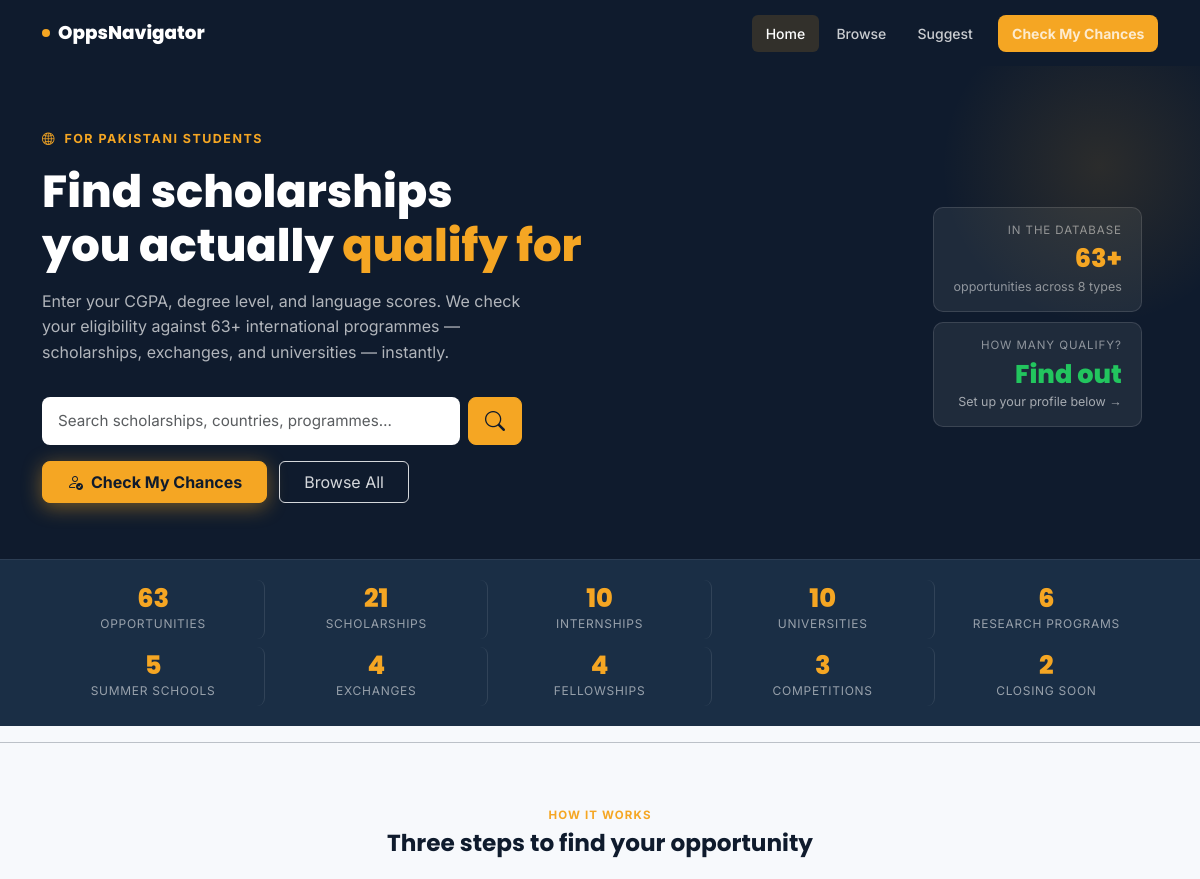
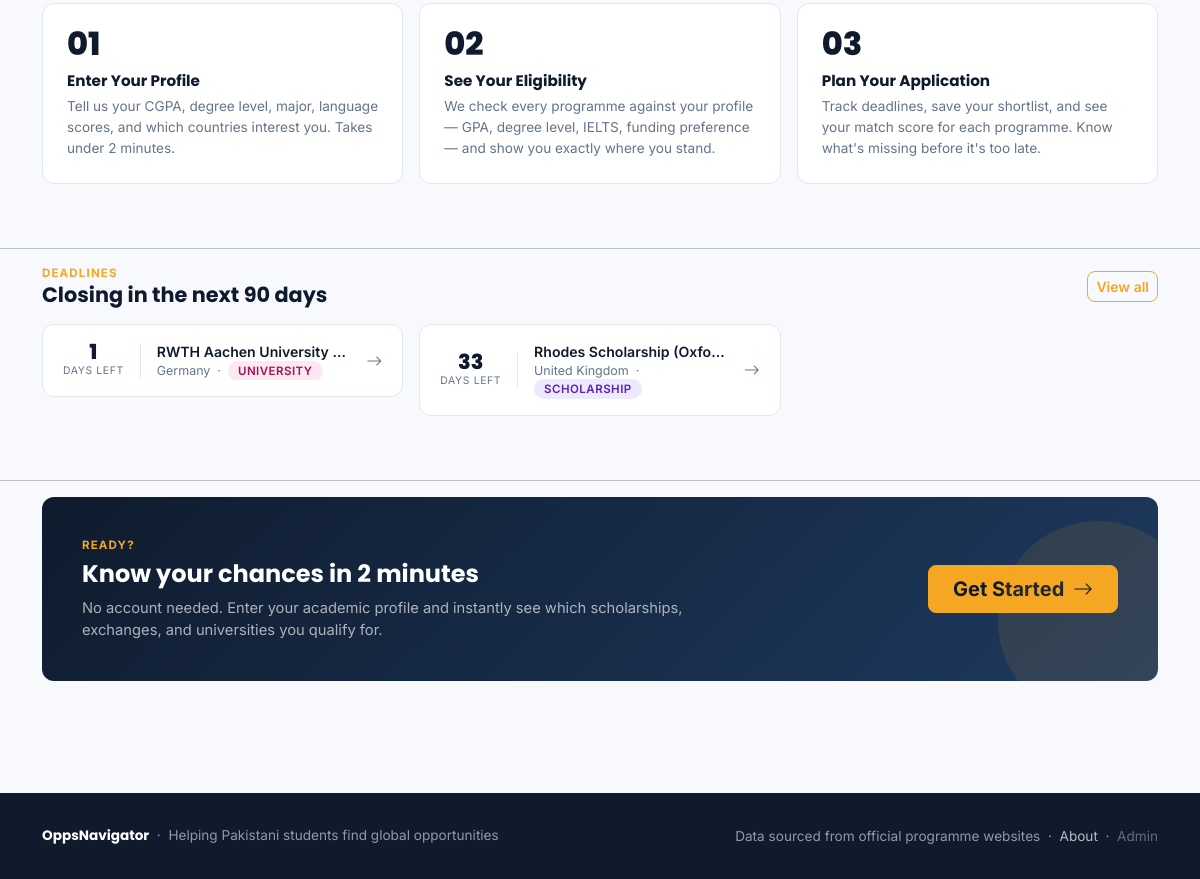
The page / on the database its author committed (2 pictures, top to bottom).
### tables this page shows
CREATE TABLE opportunities (
            id              INTEGER PRIMARY KEY AUTOINCREMENT,
            name            TEXT    NOT NULL,
            country         TEXT    NOT NULL,
            region          TEXT    NOT NULL DEFAULT 'Global',
            type            TEXT    NOT NULL,
            degree_levels   TEXT    NOT NULL,
            fields          TEXT    NOT NULL DEFAULT 'All',
            min_gpa         REAL    NOT NULL DEFAULT 0.0,
            ielts_required  INTEGER NOT NULL DEFAULT 0,
            min_ielts       REAL,
            toefl_required  INTEGER NOT NULL DEFAULT 0,
            min_toefl       INTEGER,
            funding_type    TEXT    NOT NULL,
            deadline        TEXT,
            description     TEXT,
            official_link   TEXT,
            roadmap         TEXT,
            created_at      TEXT    DEFAULT (datetime('now'))
        , eligible_nationalities TEXT DEFAULT '', opening_date TEXT, application_status TEXT NOT NULL DEFAULT 'Open');

### app.py (the view)
@app.route("/")
def index():
    q = request.args.get("q", "").strip()
    if q:
        return redirect(url_for('search', q=q))
    opportunities = db.get_all_opportunities()
    stats = {t: 0 for t in OPP_TYPES}
    for opp in opportunities:
        stats[opp["type"]] = stats.get(opp["type"], 0) + 1
    upcoming = []
    for opp in opportunities:
        dl = opp["deadline"]
        if dl and dl.lower() != "rolling":
            try:
                dl_date = datetime.strptime(dl, "%Y-%m-%d").date()
                days_left = (dl_date - date.today()).days
                if 0 <= days_left <= 90:
                    upcoming.append({"opp": opp, "days_left": days_left})
            except ValueError:
                pass
    upcoming.sort(key=lambda x: x["days_left"])
    TYPE_LABELS = {
        "Scholarship":      "Scholarships",
        "Exchange":         "Exchanges",
        "University":       "Universities",
        "Internship":       "Internships",
        "Research Program": "Research Programs",
        "Fellowship":       "Fellowships",
        "Summer School":    "Summer Schools",
        "Competition":      "Competitions",
    }
    sorted_types = sorted(stats.items(), key=lambda kv: kv[1], reverse=True)
    top_stats = [
        (TYPE_LABELS.get(t, t), n, t) for t, n in sorted_types if n > 0
    ]
    return render_template("index.html", stats=stats, upcoming=upcoming[:6],
                           total=len(opportunities), regions=REGIONS,
                           top_stats=top_stats)

### app.py (called while the page is built)
@app.context_processor
def inject_globals():
    return {"today": date.today(), "current_year": date.today().year,
            "opp_types": OPP_TYPES}

### database.py (called while the page is built)
def get_db():
    conn = sqlite3.connect(DATABASE)
    conn.row_factory = sqlite3.Row
    return conn

def get_all_opportunities():
    conn = get_db()
    rows = conn.execute("SELECT * FROM opportunities ORDER BY deadline ASC").fetchall()
    conn.close()
    return rows

### templates/index.html (shortened to what this page needs)
{% extends "base.html" %}
{% block content %}
<section class="hero">
  <div class="container">
    <div class="row align-items-center">
      <div class="col-lg-7">
        <p class="hero-eyebrow"><i class="bi bi-globe2 me-1"></i> For Pakistani Students</p>
        <h1>Find scholarships <br>you actually <em>qualify for</em></h1>
        <p class="hero-sub">
          Enter your CGPA, degree level, and language scores.
          We check your eligibility against {{ total }}+ international programmes
          — scholarships, exchanges, and universities — instantly.
        </p>
        <form action="{{ url_for('index') }}" method="GET" class="mb-3">
          <div class="d-flex gap-2" style="max-width:480px;">
            <input type="text" name="q" class="form-control form-control-lg"
                   placeholder="Search scholarships, countries, programmes…"
                   style="border-radius:var(--radius-sm);border:none;font-size:.95rem;"
                   value="{{ request.args.get('q','') }}" />
            <button type="submit" class="btn btn-primary btn-lg px-3" style="white-space:nowrap;">
              <i class="bi bi-search"></i>
            </button>
          </div>
        </form>
        <div class="hero-actions align-items-center">
          <a href="{{ url_for('profile') }}" class="btn btn-primary px-4 py-2"
             style="font-size:1rem;font-weight:700;box-shadow:0 4px 20px rgba(245,166,35,0.45);white-space:nowrap;width:auto;">
            <i class="bi bi-person-check me-2"></i>Check My Chances
          </a>
          <a href="{{ url_for('search') }}" class="btn btn-outline-light px-4 py-2"
             style="font-size:1rem;opacity:.85;white-space:nowrap;width:auto;">
            Browse All
          </a>
        </div>
      </div>
      <div class="col-lg-5 d-none d-lg-block text-end">
        <div style="display:inline-flex; flex-direction:column; gap:10px; padding:1rem;">
          {% if hero_stats %}
          <div style="background:rgba(255,255,255,0.07); border:1px solid rgba(255,255,255,0.12); border-radius:10px; padding:0.9rem 1.2rem; color:#fff;">
            <div style="font-size:0.72rem; color:rgba(255,255,255,0.5); text-transform:uppercase; letter-spacing:.08em;">You're eligible for</div>
            <div style="font-family:'Poppins',sans-serif; font-size:1.6rem; font-weight:800; color:#22C55E;">{{ hero_stats.eligible_count }} programmes</div>
            <div style="font-size:0.78rem; color:rgba(255,255,255,0.5);">based on your profile</div>
          </div>
          {% if hero_stats.top_match %}
          <div style="background:rgba(255,255,255,0.07); border:1px solid rgba(255,255,255,0.12); border-radius:10px; padding:0.9rem 1.2rem; color:#fff;">
            <div style="font-size:0.72rem; color:rgba(255,255,255,0.5); text-transform:uppercase; letter-spacing:.08em;">Top Match</div>
            <div style="font-family:'Poppins',sans-serif; font-size:1.6rem; font-weight:800; color:var(--amber);">{{ hero_stats.top_score }} / 100</div>
            <div style="font-size:0.78rem; color:#22C55E;">✓ {{ hero_stats.top_match }}</div>
          </div>
          {% endif %}
          {% else %}
          <div style="background:rgba(255,255,255,0.07); border:1px solid rgba(255,255,255,0.12); border-radius:10px; padding:0.9rem 1.2rem; color:#fff;">
            <div style="font-size:0.72rem; color:rgba(255,255,255,0.5); text-transform:uppercase; letter-spacing:.08em;">In the database</div>
            <div style="font-family:'Poppins',sans-serif; font-size:1.6rem; font-weight:800; color:var(--amber);">{{ total }}+</div>
            <div style="font-size:0.78rem; color:rgba(255,255,255,0.5);">opportunities across 8 types</div>
          </div>
          <div style="background:rgba(255,255,255,0.07); border:1px solid rgba(255,255,255,0.12); border-radius:10px; padding:0.9rem 1.2rem; color:#fff;">
            <div style="font-size:0.72rem; color:rgba(255,255,255,0.5); text-transform:uppercase; letter-spacing:.08em;">How many qualify?</div>
            <div style="font-family:'Poppins',sans-serif; font-size:1.6rem; font-weight:800; color:#22C55E;">Find out</div>
            <div style="font-size:0.78rem; color:rgba(255,255,255,0.6);">Set up your profile below →</div>
          </div>
          {% endif %}
        </div>
      </div>
    </div>
  </div>
</section>
<div class="stat-strip">
  <div class="container">
    <div class="stat-grid">
      <a href="{{ url_for('search') }}" class="stat-item stat-item-link">
        <div class="stat-num">{{ total }}</div>
        <div class="stat-lbl">Opportunities</div>
      </a>
      {% for type_label, count, type_value in top_stats %}
      <a href="{{ url_for('search', opp_type=type_value) }}" class="stat-item stat-item-link">
        <div class="stat-num">{{ count }}</div>
        <div class="stat-lbl">{{ type_label }}</div>
      </a>
      {% endfor %}
      <a href="#closing-soon" class="stat-item stat-item-link">
        <div class="stat-num">{{ upcoming|length }}</div>
        <div class="stat-lbl">Closing Soon</div>
      </a>
    </div>
  </div>
</div>
<hr class="section-sep">
<section class="py-5" style="padding-top:3rem!important;">
  <div class="container">
    <p class="section-label text-center">How it works</p>
    <h2 class="text-center fw-bold mb-4" style="font-size:1.45rem;">Three steps to find your opportunity</h2>
    <div class="row g-3">
      <div class="col-md-4">
        <div class="step-card">
          <div class="step-num">01</div>
          <h5>Enter Your Profile</h5>
          <p>Tell us your CGPA, degree level, major, language scores, and which countries interest you. Takes under 2 minutes.</p>
        </div>
      </div>
      <div class="col-md-4">
        <div class="step-card">
          <div class="step-num">02</div>
          <h5>See Your Eligibility</h5>
          <p>We check every programme against your profile — GPA, degree level, IELTS, funding preference — and show you exactly where you stand.</p>
        </div>
      </div>
      <div class="col-md-4">
        <div class="step-card">
          <div class="step-num">03</div>
          <h5>Plan Your Application</h5>
          <p>Track deadlines, save your shortlist, and see your match score for each programme. Know what's missing before it's too late.</p>
        </div>
      </div>
    </div>
  </div>
</section>
<hr class="section-sep">
{% if upcoming %}
<section class="pb-5" id="closing-soon">
  <div class="container">
    <div class="d-flex align-items-center justify-content-between mb-3">
      <div>
        <p class="section-label mb-0">Deadlines</p>
        <h2 class="fw-bold mb-0" style="font-size:1.3rem;">Closing in the next 90 days</h2>
      </div>
      <a href="{{ url_for('search') }}" class="btn btn-outline-primary btn-sm">View all</a>
    </div>
    <div class="row g-3">
      {% for item in upcoming %}
      <div class="col-md-6 col-xl-4">
        <a href="{{ url_for('opportunity_detail', opp_id=item.opp.id) }}" style="text-decoration:none; color:inherit;">
          <div class="dl-card">
            <div class="dl-days">
              <div class="num">{{ item.days_left }}</div>
              <div class="lbl">days left</div>
            </div>
            <div class="flex-grow-1 overflow-hidden">
              <div class="fw-600" style="font-size:0.88rem; font-weight:600; white-space:nowrap; overflow:hidden; text-overflow:ellipsis;">{{ item.opp.name }}</div>
              <div style="font-size:0.78rem; color:var(--text-muted);">{{ item.opp.country }} &nbsp;·&nbsp;
                <span class="badge-type badge-{{ item.opp.type | lower | replace(' ','-') }}">{{ item.opp.type }}</span>
              </div>
            </div>
            <i class="bi bi-arrow-right" style="color:var(--text-muted);"></i>
          </div>
        </a>
      </div>
      {% endfor %}
    </div>
  </div>
</section>
{% endif %}
<hr class="section-sep">
<section class="pb-5">
  <div class="container">
    <div class="cta-banner">
      <div class="row align-items-center">
        <div class="col-lg-8">
          <p class="section-label">Ready?</p>
          <h2 class="fw-bold text-white mb-2" style="font-size:1.5rem;">Know your chances in 2 minutes</h2>
          <p style="color:rgba(255,255,255,0.65); font-size:0.92rem; margin:0;">
            No account needed. Enter your academic profile and instantly see which
            scholarships, exchanges, and universities you qualify for.
          </p>
        </div>
        <div class="col-lg-4 mt-3 mt-lg-0 text-lg-end">
          <a href="{{ url_for('profile') }}" class="btn btn-primary btn-lg px-4">
            Get Started <i class="bi bi-arrow-right ms-1"></i>
          </a>
        </div>
      </div>
    </div>
  </div>
</section>
{% endblock %}

### templates/base.html (style rules this page uses)
:root { --navy: #0F1B2D; --navy-mid: #1A2E45; --amber: #F5A623; --amber-light: #FEF3DC; --green: #22C55E; --green-light: #DCFCE7; --red: #EF4444; --red-light: #FEE2E2; --yellow: #F59E0B; --yellow-light:#FEF9C3; --ground: #F7F9FC; --card-bg: #FFFFFF; --text-main: #0F1B2D; --text-muted: #64748B; --border: #E2E8F0; --radius: 12px; --radius-sm: 8px; }
*, *::before, *::after { box-sizing: border-box; }
body { font-family: 'Inter', sans-serif; background: var(--ground); color: var(--text-main); min-height: 100vh; }
h1, h2, h3, h4, h5, h6, .font-display { font-family: 'Poppins', sans-serif; }
a { color: var(--amber); text-decoration: none; }
.badge-type { font-size: 0.72rem; font-weight: 600; letter-spacing: 0.04em; text-transform: uppercase; border-radius: 20px; padding: 3px 10px; }
.badge-scholarship { background: #EDE9FE; color: #5B21B6; }
.badge-university { background: #FCE7F3; color: #9D174D; }
.btn-primary { background: var(--amber); border-color: var(--amber); color: var(--navy); font-weight: 700; border-radius: var(--radius-sm); }
.btn-outline-primary { border-color: var(--amber); color: var(--amber); font-weight: 600; border-radius: var(--radius-sm); }
.section-label { font-size: 0.72rem; font-weight: 700; text-transform: uppercase; letter-spacing: 0.1em; color: var(--amber); margin-bottom: 6px; }

### templates/index.html (style rules this page uses)
.hero { background: var(--navy); padding: 4rem 0 3.5rem; position: relative; overflow: hidden; }
.hero::before { content: ''; position: absolute; top: -60px; right: -60px; width: 320px; height: 320px; border-radius: 50%; background: radial-gradient(circle, rgba(245,166,35,0.12) 0%, transparent 70%); pointer-events: none; }
.hero-eyebrow { font-size: 0.78rem; font-weight: 700; text-transform: uppercase; letter-spacing: 0.12em; color: var(--amber); margin-bottom: 1rem; }
.hero h1 { font-size: clamp(1.8rem, 5vw, 2.8rem); font-weight: 800; color: #fff; line-height: 1.2; margin-bottom: 1rem; }
.hero h1 em { font-style: normal; color: var(--amber); }
.hero-sub { color: rgba(255,255,255,0.68); font-size: 1rem; max-width: 480px; line-height: 1.6; margin-bottom: 2rem; }
.hero-actions { display: flex; gap: 12px; flex-wrap: wrap; align-items: center; width: fit-content; }
.stat-strip { background: var(--navy-mid); border-top: 1px solid rgba(255,255,255,0.08); padding: 1.2rem 0; }
.stat-item { text-align: center; padding: 0.4rem 0.5rem; }
.stat-item-link { display: block; text-decoration: none; color: inherit; border-radius: 8px; transition: background 0.15s ease, transform 0.15s ease; }
.stat-item-link .stat-num, .stat-item-link .stat-lbl { transition: color 0.15s ease; }
.stat-grid { display: grid; grid-template-columns: repeat(5, 1fr); gap: 0.5rem 0; }
.stat-grid .stat-item:not(:last-child) { border-right: 1px solid rgba(255,255,255,0.1); }
.stat-grid .stat-item:nth-child(5) { border-right: none; }
.stat-num { font-family: 'Poppins', sans-serif; font-size: 1.6rem; font-weight: 800; color: var(--amber); line-height: 1; }
.stat-lbl { font-size: 0.75rem; color: rgba(255,255,255,0.55); margin-top: 3px; text-transform: uppercase; letter-spacing: 0.06em; }
.step-card { background: var(--card-bg); border: 1px solid var(--border); border-radius: var(--radius); padding: 1.5rem; height: 100%; position: relative; }
.step-num { font-family: 'Poppins', sans-serif; font-size: 2rem; font-weight: 800; color: var(--amber-text); line-height: 1; margin-bottom: 0.75rem; }
.step-card h5 { font-weight: 700; font-size: 0.95rem; margin-bottom: 0.4rem; }
.step-card p { font-size: 0.85rem; color: var(--text-muted); margin: 0; line-height: 1.55; }
.dl-card { background: var(--card-bg); border: 1px solid var(--border); border-radius: var(--radius); padding: 1rem 1.25rem; display: flex; align-items: center; gap: 1rem; transition: box-shadow 0.2s; }
.dl-days { text-align: center; min-width: 52px; flex-shrink: 0; }
.dl-days .num { font-family: 'Poppins', sans-serif; font-weight: 800; font-size: 1.3rem; line-height: 1; color: var(--navy); }
.dl-days .lbl { font-size: 0.65rem; text-transform: uppercase; letter-spacing: 0.06em; color: var(--text-muted); }
.cta-banner { background: linear-gradient(135deg, var(--navy) 0%, #1e3a5f 100%); border-radius: var(--radius); padding: 2.5rem; color: #fff; position: relative; overflow: hidden; }
.cta-banner::after { content: ''; position: absolute; bottom: -40px; right: -40px; width: 200px; height: 200px; border-radius: 50%; background: rgba(245,166,35,0.1); pointer-events: none; }

### rows shown on the page
opportunities: count "10", type_label "UNIVERSITIES"
opportunities: opp.name "RWTH Aachen University…", opp.country "Germany", opp.type "UNIVERSITY"
opportunities: opp.name "Rhodes Scholarship (Oxfo…", opp.country "United Kingdom", opp.type "SCHOLARSHIP"

### other values the page prints
{{ total }} "63"
{{ count }} "21" "10" "6" "5" "4" "4" "3"
{{ type_label }} "SCHOLARSHIPS" "INTERNSHIPS" "RESEARCH PROGRAMS" "SUMMER SCHOOLS" "EXCHANGES" "FELLOWSHIPS" "COMPETITIONS"
{{ upcoming|length }} "2"
{{ item.days_left }} "1" "33"
